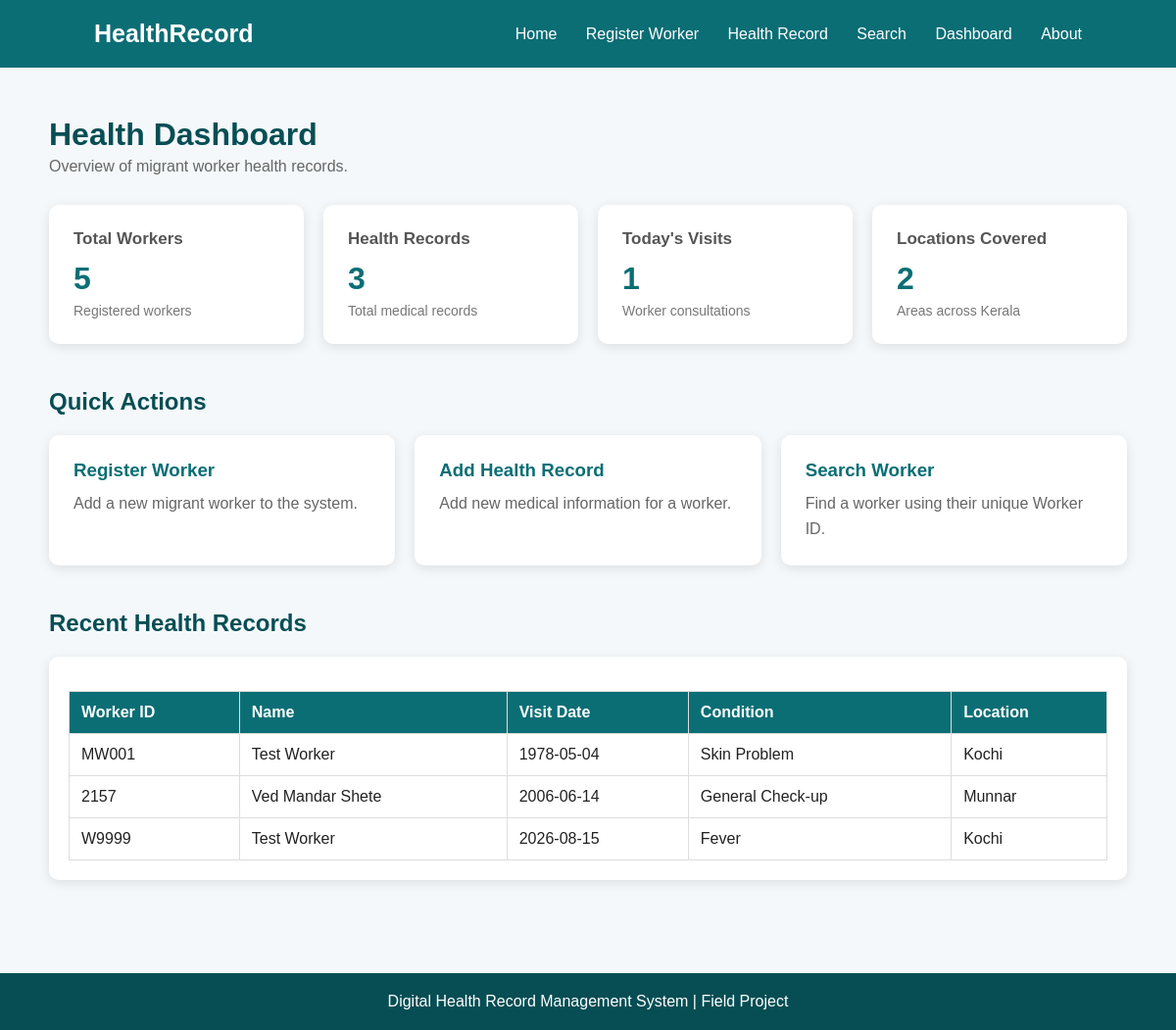
Page /dashboard on the earlier database version.
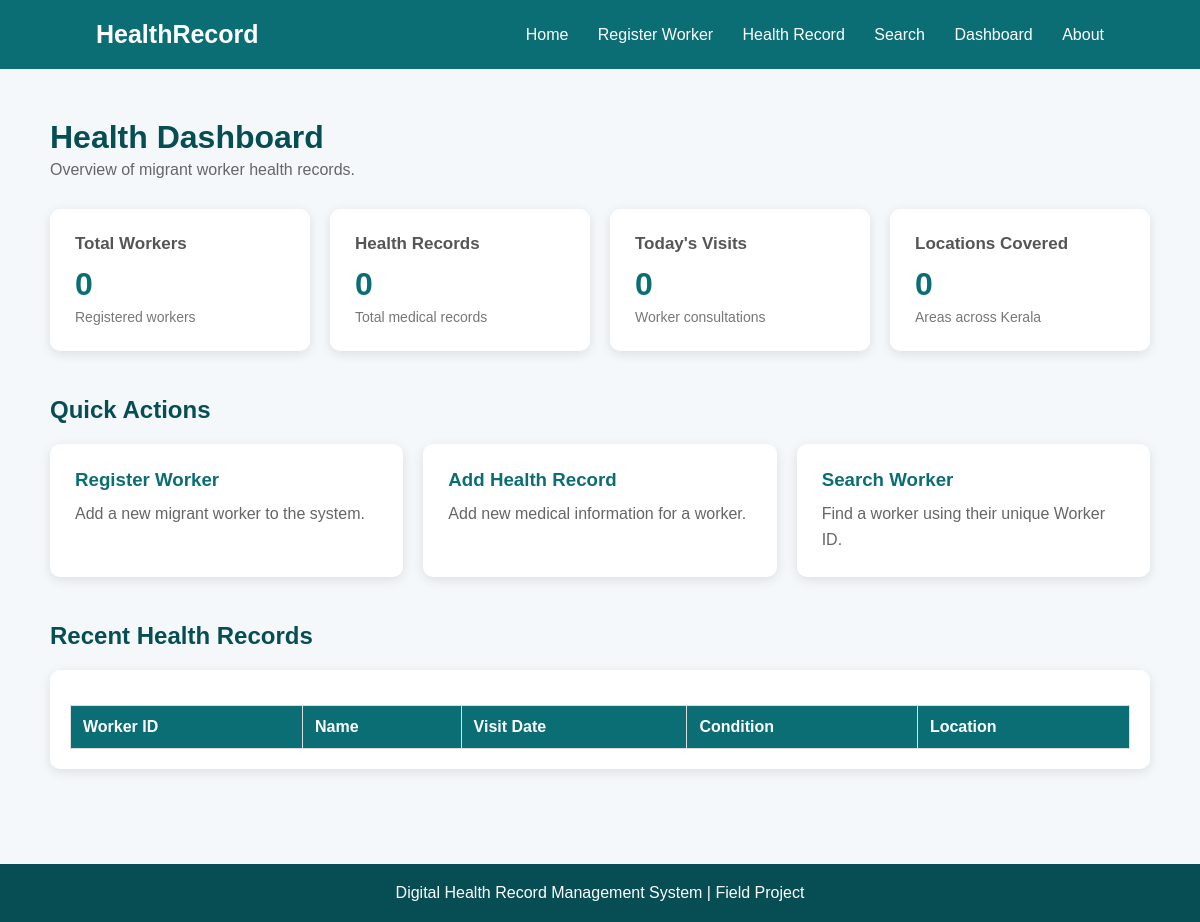
Same page on the later database version.
### tables this page shows
CREATE TABLE medical_records (
        id INTEGER PRIMARY KEY AUTOINCREMENT,
        worker_id TEXT NOT NULL,
        visit_date TEXT NOT NULL,
        condition TEXT NOT NULL,
        diagnosis TEXT NOT NULL,
        treatment TEXT NOT NULL,
        doctor_name TEXT,
        FOREIGN KEY (worker_id) REFERENCES workers(worker_id)
    );

CREATE TABLE workers (

            id INTEGER PRIMARY KEY AUTOINCREMENT,

            worker_id TEXT UNIQUE NOT NULL,

            full_name TEXT NOT NULL,

            age INTEGER NOT NULL,

            gender TEXT NOT NULL,

            phone TEXT NOT NULL,

            native_state TEXT NOT NULL,

            current_location TEXT NOT NULL,

            occupation TEXT,

            blood_group TEXT,

            emergency_contact TEXT,

            address TEXT
        );

### app.py (the view)
@app.route("/dashboard")
def dashboard():
    with sqlite3.connect("health.db") as connection:
        connection.row_factory = sqlite3.Row
        cursor = connection.cursor()
        cursor.execute("SELECT COUNT(*) AS total FROM workers")
        total_workers = cursor.fetchone()["total"]
        cursor.execute("SELECT COUNT(*) AS total FROM medical_records")
        total_records = cursor.fetchone()["total"]
        from datetime import date
        today = date.today().isoformat()
        cursor.execute(
    "SELECT COUNT(*) AS total FROM medical_records WHERE visit_date = ?",
    (today,)
)
        today_visits = cursor.fetchone()["total"]
        cursor.execute(
    "SELECT COUNT(DISTINCT current_location) AS total FROM workers"
)
        locations_covered = cursor.fetchone()["total"]
        cursor.execute("""
            SELECT
                medical_records.worker_id,
                workers.full_name,
                medical_records.visit_date,
                medical_records.condition,
                workers.current_location
            FROM medical_records
            JOIN workers
            ON medical_records.worker_id = workers.worker_id
            ORDER BY medical_records.id DESC
            LIMIT 5
        """)
        recent_records = cursor.fetchall()
    return render_template(
        "dashboard.html",
        total_workers=total_workers,
        total_records=total_records,
        today_visits=today_visits,
        locations_covered=locations_covered,
        recent_records=recent_records
    )

### templates/dashboard.html (shortened to what this page needs)
<!DOCTYPE html>
<html lang="en">
<head>
    <link rel="stylesheet" href="{{ url_for('static',filename='style.css')}}">
</head>
<body>
    <header>
        <h2>HealthRecord</h2>
        <nav>
            <a href="{{ url_for('home') }}">Home</a>
            <a href="{{ url_for('register') }}">Register Worker</a>
            <a href="{{ url_for('health_record') }}">Health Record</a>
            <a href="{{ url_for('search') }}">Search</a>
            <a href="{{ url_for('dashboard') }}">Dashboard</a>
            <a href="{{ url_for('about') }}">About</a>
        </nav>
    </header>
    <main class="dashboard-page">
        <div class="dashboard-container">
            <div class="dashboard-heading">
                <h1>Health Dashboard</h1>
                <p>
                    Overview of migrant worker health records.
                </p>
            </div>
            <section class="stats-grid">
                <div class="stat-card">
                    <h3>Total Workers</h3>
                    <p>{{total_workers}}</p>
                    <span>Registered workers</span>
                </div>
                <div class="stat-card">
                    <h3>Health Records</h3>
                    <p>{{total_records}}</p>
                    <span>Total medical records</span>
                </div>
                <div class="stat-card">
                    <h3>Today's Visits</h3>
                    <p>{{today_visits}}</p>
                    <span>Worker consultations</span>
                </div>
                <div class="stat-card">
                    <h3>Locations Covered</h3>
                    <p>{{locations_covered}}</p>
                    <span>Areas across Kerala</span>
                </div>
            </section>
            <section class="dashboard-section">
                <div class="section-header">
                    <h2>Quick Actions</h2>
                </div>
                <div class="quick-actions">
                    <a href="{{url_for('register')}}" class="action-card">
                        <h3>Register Worker</h3>
                        <p>
                            Add a new migrant worker to the system.
                        </p>
                    </a>
                    <a href="{{url_for('health_record')}}" class="action-card">
                        <h3>Add Health Record</h3>
                        <p>
                            Add new medical information for a worker.
                        </p>
                    </a>
                    <a href="{{url_for('search')}}" class="action-card">
                        <h3>Search Worker</h3>
                        <p>
                            Find a worker using their unique Worker ID.
                        </p>
                    </a>
                </div>
            </section>
            <section class="dashboard-section">
                <div class="section-header">
                    <h2>Recent Health Records</h2>
                </div>
                <div class="table-container">
                    <table>
                        <tr>
                            <th>Worker ID</th>
                            <th>Name</th>
                            <th>Visit Date</th>
                            <th>Condition</th>
                            <th>Location</th>
                        </tr>
                        {% for record in recent_records %}
<tr>
    <td>{{ record["worker_id"] }}</td>
    <td>{{ record["full_name"] }}</td>
    <td>{{ record["visit_date"] }}</td>
    <td>{{ record["condition"] }}</td>
    <td>{{ record["current_location"] }}</td>
</tr>
{% endfor %}
                    </table>
                </div>
            </section>
        </div>
    </main>
    <footer>
        <p>
            Digital Health Record Management System |
            Field Project
        </p>
    </footer>
</body>
</html>

### static/style.css (style rules this page uses)
* { margin: 0; padding: 0; box-sizing: border-box; }
body { font-family: Arial, sans-serif; background-color: #f4f8fb; color: #222; }
header { background-color: #0b6e75; color: white; display: flex; justify-content: space-between; align-items: center; padding: 20px 8%; }
header h2 { font-size: 25px; }
nav a { color: white; text-decoration: none; margin-left: 25px; font-size: 16px; }
footer { background-color: #064e54; color: white; text-align: center; padding: 20px; }
table { width: 100%; border-collapse: collapse; margin-top: 15px; }
table th, table td { border: 1px solid #ddd; padding: 12px; text-align: left; }
table th { background-color: #0b6e75; color: white; }
.dashboard-page { padding: 50px 20px; }
.dashboard-container { max-width: 1100px; margin: auto; }
.dashboard-heading { margin-bottom: 30px; }
.dashboard-heading h1 { color: #064e54; margin-bottom: 5px; }
.dashboard-heading p { color: #666; }
.stats-grid { display: grid; grid-template-columns: repeat(4, 1fr); gap: 20px; margin-bottom: 45px; }
.stat-card { background-color: white; padding: 25px; border-radius: 10px; box-shadow: 0 3px 12px rgba(0, 0, 0, 0.1); }
.stat-card h3 { color: #555; font-size: 17px; margin-bottom: 12px; }
.stat-card p { color: #0b6e75; font-size: 32px; font-weight: bold; margin-bottom: 5px; }
.stat-card span { color: #777; font-size: 14px; }
.dashboard-section { margin-bottom: 45px; }
.section-header h2 { color: #064e54; margin-bottom: 20px; }
.quick-actions { display: grid; grid-template-columns: repeat(3, 1fr); gap: 20px; }
.action-card { display: block; background-color: white; padding: 25px; border-radius: 10px; text-decoration: none; color: #222; box-shadow: 0 3px 12px rgba(0, 0, 0, 0.1); transition: 0.2s; }
.action-card h3 { color: #0b6e75; margin-bottom: 10px; }
.action-card p { line-height: 1.6; color: #666; }
.table-container { overflow-x: auto; background-color: white; padding: 20px; border-radius: 10px; box-shadow: 0 3px 12px rgba(0, 0, 0, 0.1); }

Differences in the rows shown:
removed medical_records: worker_id "MW001", full_name "Test Worker", visit_date "1978-05-04", condition "Skin Problem", current_location "Kochi"
removed medical_records: worker_id "2157", full_name "Ved Mandar Shete", visit_date "2006-06-14", condition "General Check-up", current_location "Munnar"
removed medical_records: worker_id "W9999", full_name "Test Worker", visit_date "2026-08-15", condition "Fever", current_location "Kochi"
Other differences:
{{ total_workers }}: "5" → "0"
{{ total_records }}: "3" → "0"
{{ today_visits }}: "1" → "0"
{{ locations_covered }}: "2" → "0"
